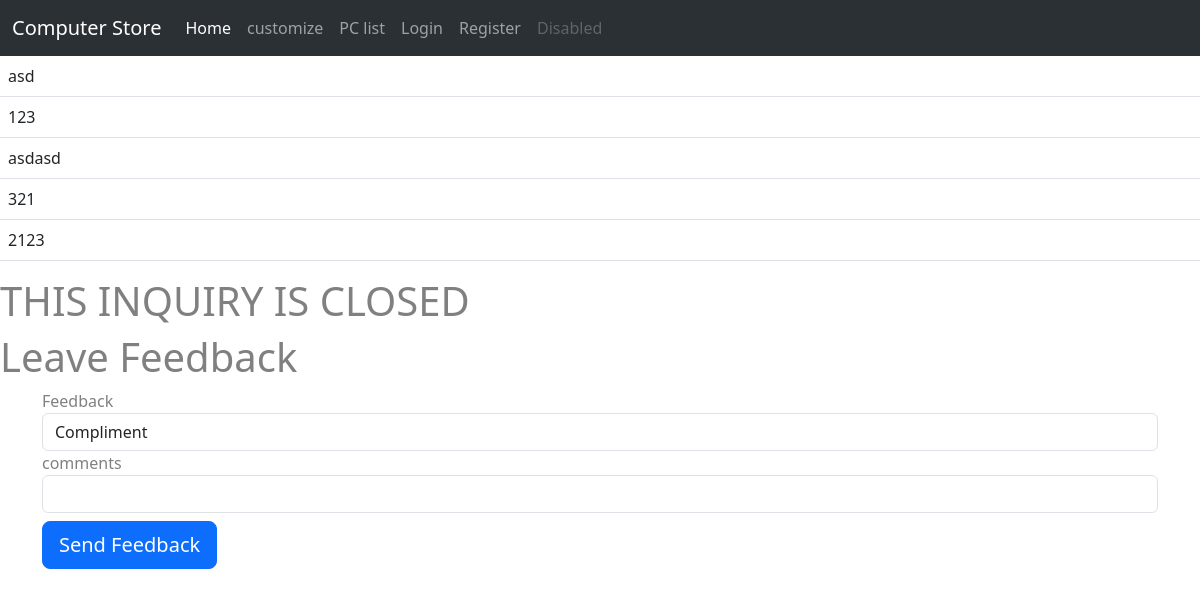
/inquirypage/1, run on the app's committed database.
### ltt/models.py (models this page shows, shortened)
class InqMessages(db.Model):
    id = db.Column(db.Integer, primary_key = True)
    content = db.Column(db.String(120))
    inquiry_id = db.Column(db.Integer, db.ForeignKey('inquiry.id'))
    user_id = db.Column(db.Integer,db.ForeignKey('User.id'))

### ltt/view.py (the view)
@view.route('/inquirypage/<int:inquirys_id>',methods = ['GET','POST'])
def currentInquiry(inquirys_id):
    inquiry_to_show = Inquiry.query.get_or_404(inquirys_id)
    form = AddInquiryMessageForm()
    comments = InqMessages.query.filter_by(inquiry_id = inquirys_id)
    if form.validate_on_submit():
        comment_to_add = InqMessages(content = form.content.data , inquiry_id = inquirys_id , user_id = current_user.id)
        db.session.add(comment_to_add)
        db.session.commit()
        return redirect(url_for('view.currentInquiry',inquirys_id = inquirys_id ))
    cform = CloseInquiryForm()
    if cform.validate_on_submit():
        inquiry_to_show.status = "closed"
        db.session.commit()
        return redirect(url_for('view.currentInquiry',inquirys_id = inquirys_id ))
    fform = FeedbackForm()
    if fform.validate_on_submit():
        feedback_to_add = Feedback(inquiry_id = inquirys_id,feedbackType = fform.feedbackType_.data ,comment_ = fform.content_.data)
        db.session.add(feedback_to_add)
        db.session.commit()
        return redirect(url_for('view.currentInquiry', inquirys_id = inquirys_id ))
    return render_template('displayInquiry.html',form=form,comments=comments,inquiry_to_show = inquiry_to_show,current_user=current_user,User=User,Inquiry = Inquiry,cform=cform,fform = fform,Feedback = Feedback )

### ltt/forms.py
class AddInquiryMessageForm(FlaskForm):
    content = StringField(label='content',  validators=[DataRequired()])
    submit = SubmitField(label='Post Message')

class CloseInquiryForm(FlaskForm):
    submit = SubmitField(label='Close')

### ltt/templates/displayInquiry.html (shortened to what this page needs)
{% extends "base.html" %}
{% block contend %}
<table class = "table table-hover">
    <tbody>
        {% for comment in comments %}
            {%if User.query.get_or_404(comment.user_id).userType == "Customer"%}
                <tr style="background-color:powderblue;">
            {%else%}
                <tr style="background-color:rgb(230, 176, 176);">
            {%endif%}
            <td>{{comment.content}}</td>
        </tr>
        {% endfor %}
    </tbody>
</table>
{%if Inquiry.query.get_or_404(inquiry_to_show.id).status == "open" %}
    <h1>Talk to Inquiry</h1>
    <div class = "container">
        <form method="POST" class = "form-register">
            {{form.hidden_tag()}}
            {{ form.content.label() }}
            {{ form.content(class="form-control")}}
            {{form.submit(class="btn btn-lg btn-block btn-primary mt-2")}}
        </form>
    </div>
    <h1>Close Inquiry</h1>
    <div class = "container">
        <form method="POST" class = "form-register">
            {{cform.hidden_tag()}}
            {{cform.submit(class="btn btn-lg btn-block btn-primary mt-2")}}
        </form>
    </div>
{%else%}
    <h1>THIS INQUIRY IS CLOSED</h1>
    <h1>Leave Feedback</h1>
    <div class = "container">
        <form method="POST" class = "form-register">
            {{fform.feedbackType_.label()}}
            {{fform.feedbackType_(class="form-control", placeholder = "Feedback")}}
            {{fform.content_.label() }}
            {{fform.content_(class="form-control")}}
            {{fform.submit(class="btn btn-lg btn-block btn-primary mt-2")}}
        </form>
    </div>
{%endif%}
{%endblock%}

### ltt/static/main.css (style rules this page uses)
* { box-sizing: border-box; }
body { color: grey; }

### data on the page
InqMessages: content "asd"
InqMessages: content "123"
InqMessages: content "asdasd"
InqMessages: content "321"
InqMessages: content "2123"

### other printed values
{{ fform.feedbackType_.label() }} "Feedback"
{{ fform.content_.label() }} "comments"
